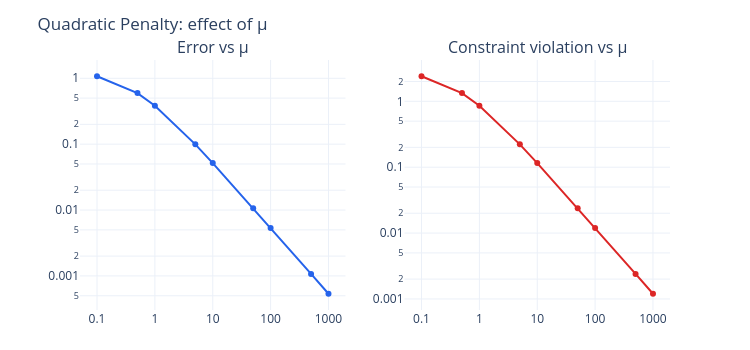

Notebook cell for this chart:
### Code cell
import numpy as np
import plotly.graph_objects as go
from plotly.subplots import make_subplots

COLORS = ["#2563eb", "#dc2626", "#16a34a", "#f59e0b", "#8b5cf6",
          "#06b6d4", "#ec4899", "#84cc16", "#6b7280"]

fig = make_subplots(rows=1, cols=2, subplot_titles=["Error vs μ", "Constraint violation vs μ"])

fig.add_trace(go.Scatter(
    x=[r["mu"] for r in penalty_results],
    y=[r["err"] for r in penalty_results], line=dict(color=COLORS[0], width=2),
), row=1, col=1)

fig.add_trace(go.Scatter(
    x=[r["mu"] for r in penalty_results],
    y=[r["cv"] for r in penalty_results],
    line=dict(color=COLORS[1], width=2),
), row=1, col=2)

for col in [1, 2]:
    fig.update_xaxes(type="log", row=1, col=col)
    fig.update_yaxes(type="log", row=1, col=col)

fig.update_layout(template="plotly_white", width=750, height=350,
                  title="Quadratic Penalty: effect of μ",
                  margin=dict(t=60, b=40), showlegend=False)
fig.show()

### Figure 1 — Plotly figure (JSON) as saved in the notebook; plotly's stock layout.template omitted (floating-point values rounded to 4 significant figures)
{"data": [{"line": {"color": "#2563eb", "width": 2}, "type": "scatter", "x": [0.1, 0.5, 1, 5, 10, 50, 100, 500, 1000], "xaxis": "x", "y": [1.073, 0.5963, 0.3833, 0.09938, 0.0516, 0.01065, 0.005345, 0.001072, 0.0005364], "yaxis": "y"}, {"line": {"color": "#dc2626", "width": 2}, "type": "scatter", "x": [0.1, 0.5, 1, 5, 10, 50, 100, 500, 1000], "xaxis": "x2", "y": [2.4, 1.333, 0.8571, 0.2222, 0.1154, 0.02381, 0.01195, 0.002398, 0.0012], "yaxis": "y2"}], "layout": {"annotations": [{"font": {"size": 16}, "showarrow": false, "text": "Error vs μ", "x": 0.225, "xanchor": "center", "xref": "paper", "y": 1, "yanchor": "bottom", "yref": "paper"}, {"font": {"size": 16}, "showarrow": false, "text": "Constraint violation vs μ", "x": 0.775, "xanchor": "center", "xref": "paper", "y": 1, "yanchor": "bottom", "yref": "paper"}], "height": 350, "margin": {"b": 40, "t": 60}, "showlegend": false, "title": {"text": "Quadratic Penalty: effect of μ"}, "width": 750, "xaxis": {"anchor": "y", "domain": [0, 0.45], "type": "log"}, "xaxis2": {"anchor": "y2", "domain": [0.55, 1], "type": "log"}, "yaxis": {"anchor": "x", "domain": [0, 1], "type": "log"}, "yaxis2": {"anchor": "x2", "domain": [0, 1], "type": "log"}}}
